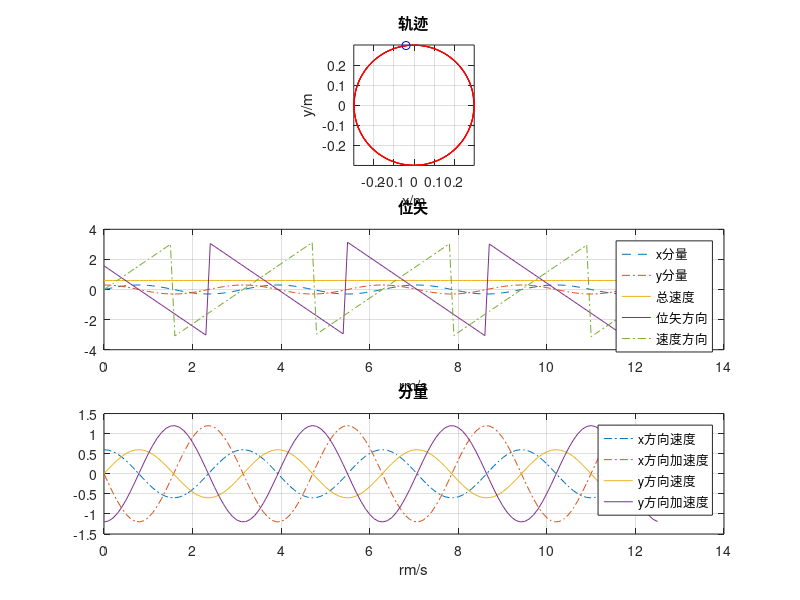

Here is the MATLAB script that generated this plot:
%用户节点的匀速圆周运动
clear;
clc;
r=0.3;  %半径
x=-r:0.01:r;  %x坐标
y=sqrt(r^2-x.^2);  %y坐标

figure
subplot(3,2,[1:2])
plot(x,[y;-y])
grid on
axis equal
title('轨迹');
xlabel('x/m');
ylabel('y/m');

tm=4*pi;  %节点运动时间
t=0:0.1:tm;
w=2;  %角速度
x=r*sin(w*t);
y=r*cos(w*t);
hold on
comet(x,y);

vx=w*r*cos(w*t);
vy=w*r*sin(w*t);
ax=-w^2*r*sin(w*t);
ay=-w^2*r*cos(w*t);
a=sqrt(ax.^2+ay.^2);
v=sqrt(vx.^2+vy.^2);
alpha=atan2(y,x);
theta=atan2(vy,vx);
phi=atan2(ay,ax);
subplot(3,2,[3:4]);
plot(t,x,'--',t,y,'-.',t,v,t,alpha,t,theta,'-.');
grid on
title('位矢');
xlabel('rm/s');
legend('x分量','y分量','总速度','位矢方向','速度方向');

subplot(3,2,[5:6]);
plot(t,vx,'-.',t,ax,'-.',t,vy,t,ay);
legend('x方向速度','x方向加速度','y方向速度','y方向加速度');
grid on
title('分量');
xlabel('rm/s');





